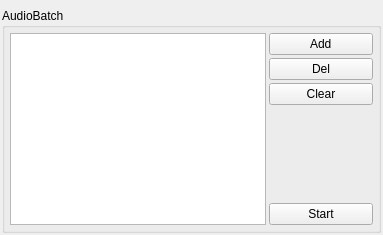
      <widget class="QWidget" name="tab_audio">
       <attribute name="title">
        <string>Audio</string>
       </attribute>
       <layout class="QVBoxLayout" name="verticalLayout_7">
        <property name="leftMargin">
         <number>2</number>
        </property>
        <property name="topMargin">
         <number>2</number>
        </property>
        <property name="rightMargin">
         <number>2</number>
        </property>
        <property name="bottomMargin">
         <number>2</number>
        </property>
        <item>
         <widget class="QStackedWidget" name="stackedWidgetAudioEnc">
          <property name="currentIndex">
           <number>0</number>
          </property>
          <widget class="QWidget" name="page_AudioEnc"/>
         </widget>
        </item>
        <item>
         <widget class="QGroupBox" name="groupBoxAudioBatch">
          <property name="title">
           <string>AudioBatch</string>
          </property>
          <layout class="QHBoxLayout" name="horizontalLayout_3">
           <property name="spacing">
            <number>5</number>
           </property>
           <property name="leftMargin">
            <number>5</number>
           </property>
           <property name="topMargin">
            <number>5</number>
           </property>
           <property name="rightMargin">
            <number>5</number>
           </property>
           <property name="bottomMargin">
            <number>5</number>
           </property>
           <item>
            <layout class="QHBoxLayout" name="horizontalLayout_2">
             <property name="spacing">
              <number>3</number>
             </property>
             <item>
              <widget class="QListWidget" name="listViewAudioBatch"/>
             </item>
             <item>
              <layout class="QVBoxLayout" name="verticalLayout_6">
               <item>
                <widget class="QPushButton" name="buttonAudioBatchAdd">
                 <property name="enabled">
                  <bool>true</bool>
                 </property>
                 <property name="minimumSize">
                  <size>
                   <width>104</width>
                   <height>0</height>
                  </size>
                 </property>
                 <property name="layoutDirection">
                  <enum>Qt::LeftToRight</enum>
                 </property>
                 <property name="autoFillBackground">
                  <bool>false</bool>
                 </property>
                 <property name="text">
                  <string> Add </string>
                 </property>
                 <property name="icon">
                  <iconset resource="res/resources.qrc">
                   <normaloff>:/buttons/add.png</normaloff>:/buttons/add.png</iconset>
                 </property>
                 <property name="checkable">
                  <bool>false</bool>
                 </property>
                 <property name="checked">
                  <bool>false</bool>
                 </property>
                </widget>
               </item>
               <item>
                <widget class="QPushButton" name="buttonAudioBatchDelete">
                 <property name="enabled">
                  <bool>true</bool>
                 </property>
                 <property name="minimumSize">
                  <size>
                   <width>104</width>
                   <height>0</height>
                  </size>
                 </property>
                 <property name="text">
                  <string> Del </string>
                 </property>
                 <property name="icon">
                  <iconset resource="res/resources.qrc">
                   <normaloff>:/buttons/delete.png</normaloff>:/buttons/delete.png</iconset>
                 </property>
                </widget>
               </item>
               <item>
                <widget class="QPushButton" name="buttonAudioBatchClear">
                 <property name="enabled">
                  <bool>true</bool>
                 </property>
                 <property name="minimumSize">
                  <size>
                   <width>104</width>
                   <height>0</height>
                  </size>
                 </property>
                 <property name="text">
                  <string>Clear</string>
                 </property>
                 <property name="icon">
                  <iconset resource="res/resources.qrc">
                   <normaloff>:/buttons/cross.png</normaloff>:/buttons/cross.png</iconset>
                 </property>
                </widget>
               </item>
               <item>
                <spacer name="verticalSpacer_3">
                 <property name="orientation">
                  <enum>Qt::Vertical</enum>
                 </property>
                 <property name="sizeHint" stdset="0">
                  <size>
                   <width>20</width>
                   <height>40</height>
                  </size>
                 </property>
                </spacer>
               </item>
               <item>
                <widget class="QPushButton" name="buttonAudioBatchStart">
                 <property name="enabled">
                  <bool>true</bool>
                 </property>
                 <property name="minimumSize">
                  <size>
                   <width>104</width>
                   <height>0</height>
                  </size>
                 </property>
                 <property name="text">
                  <string>Start</string>
                 </property>
                 <property name="icon">
                  <iconset resource="res/resources.qrc">
                   <normaloff>:/buttons/play.png</normaloff>:/buttons/play.png</iconset>
                 </property>
                </widget>
               </item>
              </layout>
             </item>
            </layout>
           </item>
          </layout>
         </widget>
        </item>
       </layout>
      </widget>
